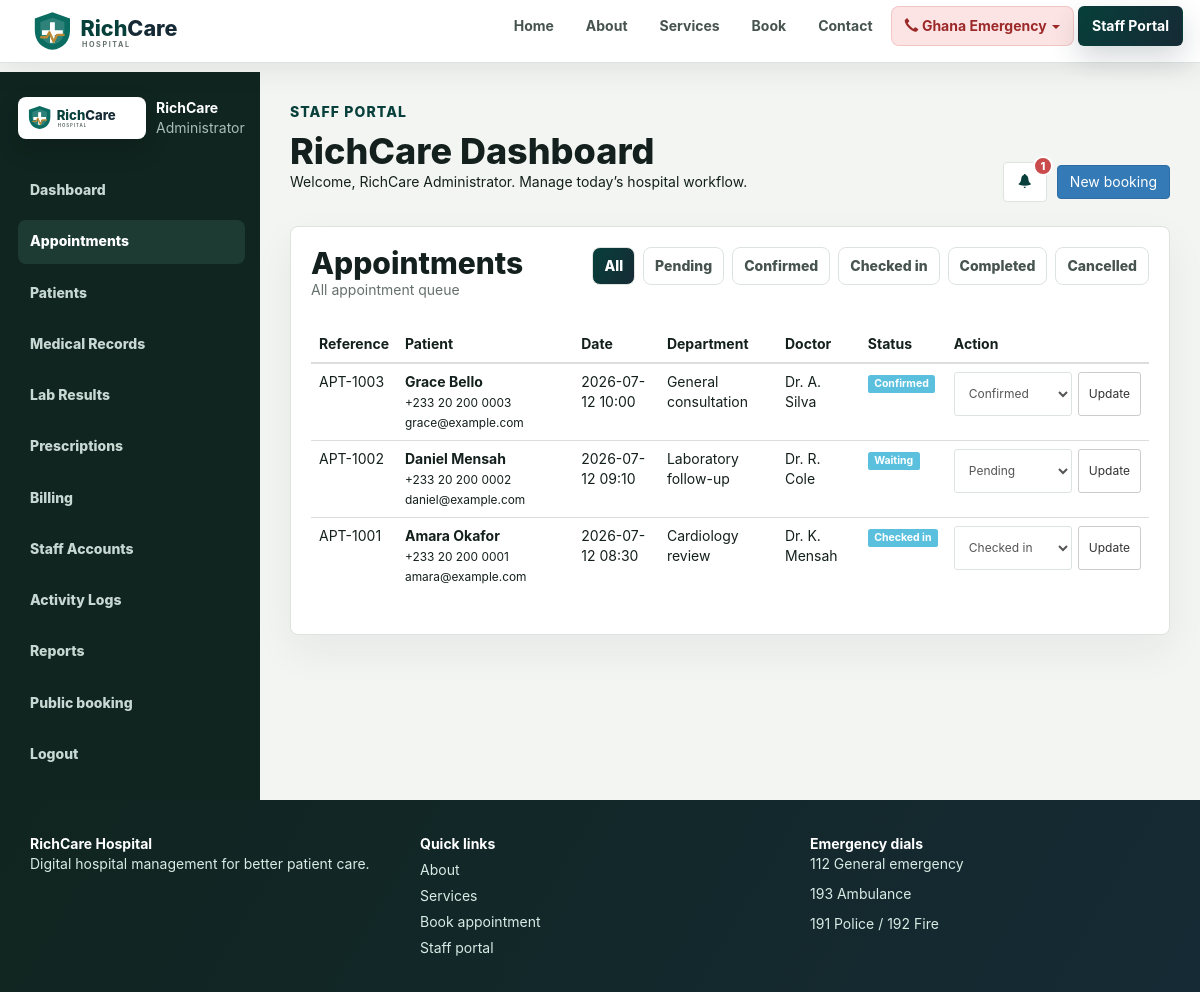
The app's page /staff.php?view=appointments (signed in) with its own data.
### tables this page shows
CREATE TABLE IF NOT EXISTS staff_users (
  id INT AUTO_INCREMENT PRIMARY KEY,
  staff_code VARCHAR(30) NOT NULL UNIQUE,
  full_name VARCHAR(120) NOT NULL,
  role VARCHAR(60) NOT NULL,
  department VARCHAR(120) DEFAULT 'Administration',
  phone VARCHAR(40),
  email VARCHAR(120),
  password_hash VARCHAR(255) NOT NULL,
  is_active TINYINT(1) DEFAULT 1,
  created_at TIMESTAMP DEFAULT CURRENT_TIMESTAMP
);

CREATE TABLE IF NOT EXISTS appointments (
  id INT AUTO_INCREMENT PRIMARY KEY,
  appointment_code VARCHAR(20) NOT NULL UNIQUE,
  full_name VARCHAR(120) NOT NULL,
  phone VARCHAR(40) NOT NULL,
  email VARCHAR(120),
  gender VARCHAR(30),
  appointment_date DATE NOT NULL,
  appointment_time TIME NOT NULL,
  department VARCHAR(120) NOT NULL,
  doctor VARCHAR(120) NOT NULL,
  symptoms TEXT,
  is_emergency TINYINT(1) DEFAULT 0,
  status VARCHAR(30) DEFAULT 'Pending',
  created_at TIMESTAMP DEFAULT CURRENT_TIMESTAMP
);

### includes/helpers.php (called while the page is built, shortened)
<?php
function e($value) {
    return htmlspecialchars((string) $value, ENT_QUOTES, 'UTF-8');
}
?>

### auth.php (called while the page is built, shortened)
<?php
function staff_is_logged_in() {
    return isset($_SESSION['staff_user']);
}
function staff_has_role($role) {
    return staff_is_logged_in() && ($_SESSION['staff_user']['role'] ?? '') === $role;
}
function staff_has_any_role($roles) {
    return in_array($_SESSION['staff_user']['role'] ?? '', $roles, true);
}
?>

### staff.php (the view, shortened to what this page needs)
<?php
require_once __DIR__ . '/auth.php';
require_once __DIR__ . '/config/db.php';
require_once __DIR__ . '/includes/helpers.php';
$canManageStaff = staff_has_role('Administrator');
$canManageAppointments = staff_has_any_role(['Administrator', 'Receptionist', 'Nurse']);
$canManagePatients = staff_has_any_role(['Administrator', 'Receptionist', 'Doctor', 'Nurse', 'Laboratory', 'Pharmacy']);
$canManageRecords = staff_has_any_role(['Administrator', 'Doctor', 'Nurse', 'Laboratory', 'Pharmacy']);
$canManageBilling = staff_has_any_role(['Administrator', 'Billing']);
$canManageLabResults = staff_has_any_role(['Administrator', 'Laboratory']);
$canManagePrescriptions = staff_has_any_role(['Administrator', 'Doctor', 'Pharmacy']);
$statusFilter = $_GET['status'] ?? 'All';
$allowedStatuses = ['All', 'Pending', 'Confirmed', 'Checked in', 'Completed', 'Cancelled'];
$readyForBilling = $pdo->query(
    "SELECT a.*
     FROM appointments a
     LEFT JOIN invoices i ON i.appointment_id = a.id
     WHERE a.status IN ('Checked in', 'Completed')
       AND i.id IS NULL
     ORDER BY a.appointment_date DESC, a.appointment_time DESC"
)->fetchAll();
$staffUsers = $pdo->query('SELECT * FROM staff_users ORDER BY created_at DESC')->fetchAll();
if ($statusFilter === 'All') {
    $appointments = $pdo->query('SELECT * FROM appointments ORDER BY appointment_date DESC, appointment_time DESC')->fetchAll();
} else {
    $statement = $pdo->prepare('SELECT * FROM appointments WHERE status = :status ORDER BY appointment_date DESC, appointment_time DESC');
    $statement->execute([':status' => $statusFilter]);
    $appointments = $statement->fetchAll();
}
$staffUser = $_SESSION['staff_user'];
$notifications = [];
if (($canManageBilling || $canManageStaff) && count($readyForBilling) > 0) {
    $notifications[] = [
        'title' => count($readyForBilling) . ' visit' . (count($readyForBilling) === 1 ? '' : 's') . ' ready for billing',
        'message' => 'Checked-in or completed visits are waiting for invoices.',
        'href' => 'staff.php?view=billing',
        'type' => 'Billing',
    ];
}
$activeView = $_GET['view'] ?? 'overview';
include __DIR__ . '/includes/header.php';
?>
<section class="staff-app">
    <aside class="staff-sidebar">
        <div class="staff-brand">
            <span class="staff-brand-logo">
                <img src="assets/img/richcare-logo.svg" alt="RichCare Hospital">
            </span>
            <div>
                <strong>RichCare</strong>
                <span><?php echo e($staffUser['role']); ?></span>
            </div>
        </div>
        <a class="<?php echo $activeView === 'overview' ? 'active' : ''; ?>" href="staff.php">Dashboard</a>
        <?php if ($canManageAppointments): ?>
            <a class="<?php echo $activeView === 'appointments' ? 'active' : ''; ?>" href="staff.php?view=appointments">Appointments</a>
        <?php endif; ?>
        <?php if ($canManagePatients): ?>
            <a class="<?php echo $activeView === 'patients' ? 'active' : ''; ?>" href="staff.php?view=patients">Patients</a>
        <?php endif; ?>
        <?php if ($canManageRecords): ?>
            <a class="<?php echo $activeView === 'records' ? 'active' : ''; ?>" href="staff.php?view=records">Medical Records</a>
        <?php endif; ?>
        <?php if ($canManageLabResults): ?>
            <a class="<?php echo $activeView === 'lab-results' ? 'active' : ''; ?>" href="staff.php?view=lab-results">Lab Results</a>
        <?php endif; ?>
        <?php if ($canManagePrescriptions): ?>
            <a class="<?php echo $activeView === 'prescriptions' ? 'active' : ''; ?>" href="staff.php?view=prescriptions">Prescriptions</a>
        <?php endif; ?>
        <?php if ($canManageBilling): ?>
            <a class="<?php echo $activeView === 'billing' ? 'active' : ''; ?>" href="staff.php?view=billing">Billing</a>
        <?php endif; ?>
        <?php if ($canManageStaff): ?>
            <a class="<?php echo $activeView === 'staff-users' ? 'active' : ''; ?>" href="staff.php?view=staff-users">Staff Accounts</a>
            <a class="<?php echo $activeView === 'activity-logs' ? 'active' : ''; ?>" href="staff.php?view=activity-logs">Activity Logs</a>
            <a class="<?php echo $activeView === 'reports' ? 'active' : ''; ?>" href="staff.php?view=reports">Reports</a>
        <?php endif; ?>
        <a href="book.php">Public booking</a>
        <a href="logout.php">Logout</a>
    </aside>
    <main class="staff-main">
        <div class="staff-header">
            <div>
                <p class="eyebrow dark">Staff portal</p>
                <h1>RichCare Dashboard</h1>
                <p>Welcome, <?php echo e($staffUser['name']); ?>. Manage today’s hospital workflow.</p>
            </div>
            <div class="staff-header-actions no-print">
                <div class="dropdown notification-dropdown">
                    <button class="btn btn-default notification-toggle dropdown-toggle" type="button" id="notificationMenu" data-toggle="dropdown" aria-haspopup="true" aria-expanded="false">
                        <span class="glyphicon glyphicon-bell" aria-hidden="true"></span>
                        <span class="notification-count"><?php echo count($notifications); ?></span>
                    </button>
                </div>
                <?php if ($canManageAppointments): ?>
                    <a class="btn btn-primary" href="book.php">New booking</a>
                <?php endif; ?>
            </div>
        </div>
        <?php if ($canManageAppointments && $activeView === 'appointments'): ?>
        <div class="dashboard-panel" id="appointments">
            <div class="panel-title-row">
                <div>
                    <h2>Appointments</h2>
                    <p><?php echo e($statusFilter); ?> appointment queue</p>
                </div>
                <div class="filter-pills">
                    <?php foreach ($allowedStatuses as $status): ?>
                        <a class="<?php echo $statusFilter === $status ? 'active' : ''; ?>" href="staff.php?view=appointments&status=<?php echo urlencode($status); ?>">
                            <?php echo e($status); ?>
                        </a>
                    <?php endforeach; ?>
                </div>
            </div>
            <div class="table-responsive">
                <table class="table table-hover">
                    <thead>
                        <tr>
                            <th>Reference</th>
                            <th>Patient</th>
                            <th>Date</th>
                            <th>Department</th>
                            <th>Doctor</th>
                            <th>Status</th>
                            <th>Action</th>
                        </tr>
                    </thead>
                    <tbody>
                        <?php foreach ($appointments as $appointment): ?>
                            <tr>
                                <td><?php echo e($appointment['appointment_code']); ?></td>
                                <td>
                                    <strong><?php echo e($appointment['full_name']); ?></strong><br>
                                    <small><?php echo e($appointment['phone']); ?> <?php echo e($appointment['email']); ?></small>
                                </td>
                                <td><?php echo e($appointment['appointment_date']); ?> <?php echo e(substr($appointment['appointment_time'], 0, 5)); ?></td>
                                <td>
                                    <?php echo e($appointment['department']); ?>
                                </td>
                                <td><?php echo e($appointment['doctor']); ?></td>
                                <td><span class="label label-info"><?php echo e($appointment['status']); ?></span></td>
                                <td>
                                    <form class="inline-form" method="post" action="staff.php?view=appointments">
                                        <select class="form-control input-sm" name="status">
                                            <?php foreach (array_slice($allowedStatuses, 1) as $status): ?>
                                                <option <?php echo $appointment['status'] === $status ? 'selected' : ''; ?>><?php echo e($status); ?></option>
                                            <?php endforeach; ?>
                                        </select>
                                        <button class="btn btn-default btn-sm" type="submit">Update</button>
                                    </form>
                                </td>
                            </tr>
                        <?php endforeach; ?>
                    </tbody>
                </table>
            </div>
        </div>
        <?php endif; ?>
    </main>
</section>
<?php include __DIR__ . '/includes/footer.php'; ?>

### records on screen
staff_users: role "Administrator", full_name "RichCare Administrator"
appointments: appointment_code "APT-1003", full_name "Grace Bello", phone "+233 20 200 0003", email "grace@example.com", appointment_date "2026-07-12", appointment_time "10:00", department "General consultation", doctor "Dr. A. Silva", status "Confirmed"
appointments: appointment_code "APT-1002", full_name "Daniel Mensah", phone "+233 20 200 0002", email "daniel@example.com", appointment_date "2026-07-12", appointment_time "09:10", department "Laboratory follow-up", doctor "Dr. R. Cole", status "Waiting"
appointments: appointment_code "APT-1001", full_name "Amara Okafor", phone "+233 20 200 0001", email "amara@example.com", appointment_date "2026-07-12", appointment_time "08:30", department "Cardiology review", doctor "Dr. K. Mensah", status "Checked in"

### other values on screen
count($notifications) "1"
$statusFilter "All"
$status "All"
$status "Pending"
$status "Confirmed"
$status "Checked in"
$status "Completed"
$status "Cancelled"
form field status "Confirmed"
form field status "Pending"
form field status "Checked in"
